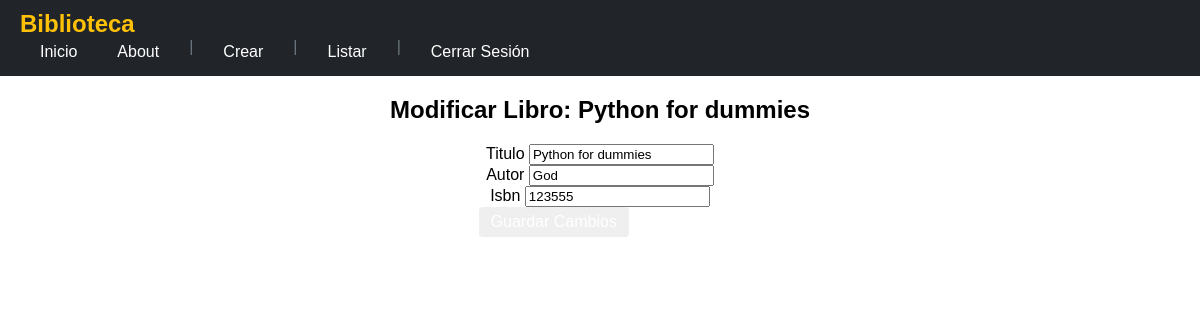
Page /libro/modificar/7/ (signed in) on the committed database.
### biblioteca/models.py (models this page shows, shortened)
class Libro(models.Model):
    titulo = models.CharField(max_length=200)
    autor = models.CharField(max_length=100)
    isbn = models.CharField(max_length=13, unique=True)
    disponible = models.BooleanField(default=True)

### biblioteca/views.py (the view)
# urls.py: path('libro/modificar/<int:libro_id>/', views.modificar_libro, name='modificar_libro'),
@login_required
def modificar_libro(request, libro_id):
    libro = get_object_or_404(Libro, id=libro_id)
    if not libro.disponible:
        messages.error(request, f"El libro '{libro.titulo}' no se puede modificar porque está prestado.")
        return redirect("listar_libros")
    if request.method == "POST":
        form = LibroForm(request.POST, instance=libro)
        if form.is_valid():
            form.save()
            messages.success(request, f"El libro '{libro.titulo}' ha sido actualizado correctamente.")
            return redirect("listar_libros")
    else:
        form = LibroForm(instance=libro)
    return render(request, "biblioteca/modificar_libro.html", {
        "form": form,
        "libro": libro,
        "disponible": libro.disponible
    })

### biblioteca/forms.py
class LibroForm(forms.ModelForm):
    class Meta:
        model = Libro
        exclude = ['disponible']
    def __init__(self, *args, **kwargs):
        super().__init__(*args, **kwargs)
        self.instance.disponible = True

### biblioteca/templates/biblioteca/modificar_libro.html (shortened to what this page needs)
{% extends 'biblioteca/base.html' %}
{% block contenido %}
<div class="container mt-4">
    <h2>Modificar Libro: {{ libro.titulo }}</h2>
    <form method="POST">
        {% for field in form %}
        <div class="form-group">
            <label for="{{ field.id_for_label }}">{{ field.label }}</label>
            {{ field }}
        </div>
        {% endfor %}
        <button type="submit" class="btn btn-primary mt-3">Guardar Cambios</button>
        <a href="{% url 'listar_libros' %}" class="btn btn-secondary mt-3">Cancelar</a>
    </form>
</div>
{% endblock %}

### biblioteca/static/css/styles.css (style rules this page uses)
body { margin: 0; font-family: Arial, sans-serif; cursor: default; }
body.authenticated { cursor: pointer; }
.btn { display: inline-block; text-align: center; padding: 0.375rem 0.75rem; font-size: 1rem; border-radius: 0.25rem; border: none; text-decoration: none; color: white; }

### rows in the picture
Libro: titulo "Python for dummies", form "Python for dummies" "God" "123555"

### other values in the picture
{{ field.label }} "Titulo" "Autor" "Isbn"
